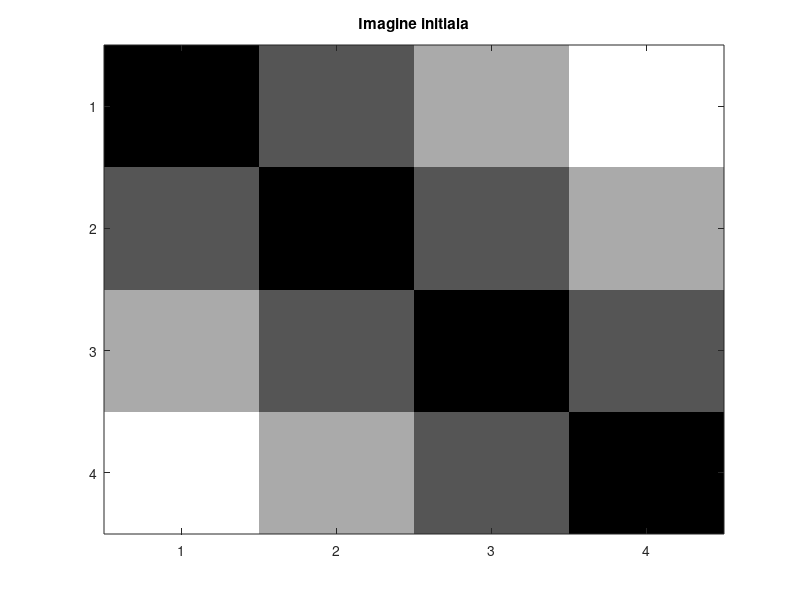
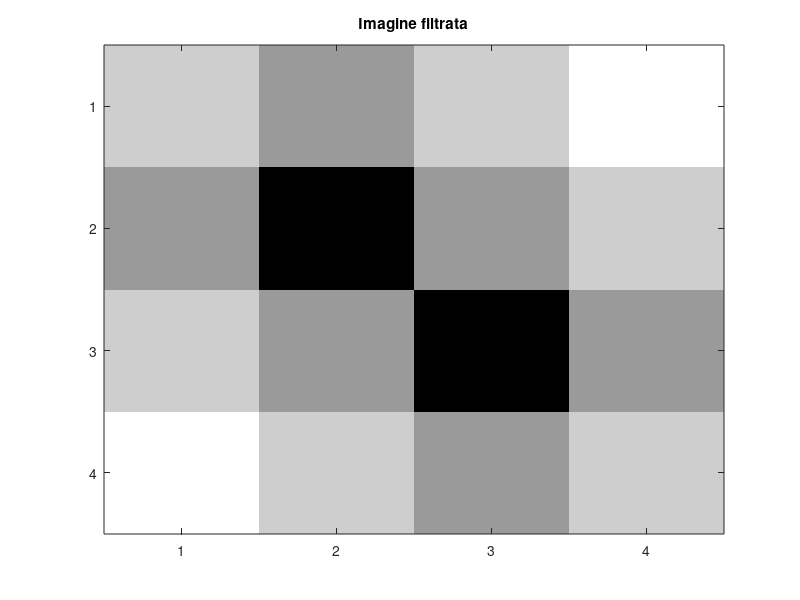

The MATLAB source for these figures, in order:
A=[0 16 32 48; 16 0 16 32; 32 16 0 16; 48 32 16 0]
h=1/9*ones(3,3)
%afisare matrice initiala
imagesc(A), colormap gray; title('Imagine initiala')

%filtrare si afisare
Af=imfilter(A,h,'conv','circular')
figure, imagesc(Af), colormap gray; title('Imagine filtrata')
